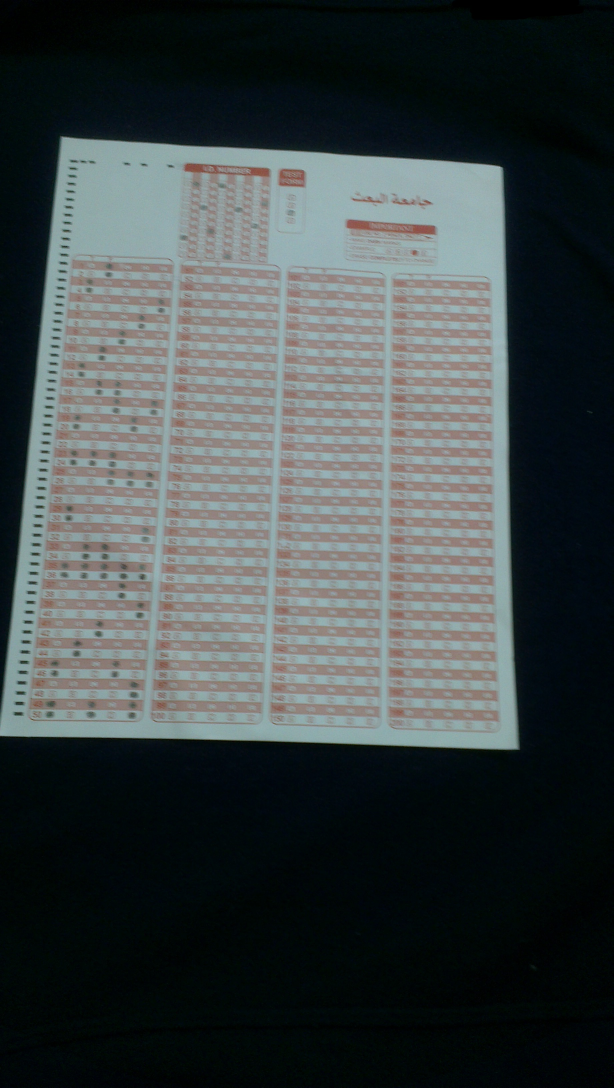
#> input picture data/in/12.jpg, 1840 x 3264 px (shown at 1/3 size)
$ python vertices_detection.py
#> lines starting #> are read from the running program, lines starting #| are printed output that depends on the picture; after the words box and inside, x2 and y2 are one past the last pixel; in counts of white or black regions, pixels touching at a corner belong together
import cv2
import numpy as np
import logging

from matplotlib import pyplot as plt
import matplotlib

# matplotlib.use('TKAgg')

from numpy.linalg import norm

from OmrExceptions import *

# from omr_utils import *

logging.basicConfig(level=logging.DEBUG)
logger = logging.getLogger(__name__)


def otsu_filter(img, blur_kernel=1):
    blur = cv2.medianBlur(img, blur_kernel, 0)  # TODO adjust the kernel
    _, th3 = cv2.threshold(blur, 0, 255, cv2.THRESH_BINARY + cv2.THRESH_OTSU)
    return th3


def crop_to_four(image, h=None, w=None):
    if h is None:
        h = int(image.shape[0] / 2)
    if w is None:
        w = int(image.shape[1] / 2)
    # h, w = half_height_width(image)
    return image[0:h, 0: w], \
           image[0: h, w:], \
           image[h:, 0:w], \
           image[h:, w:]


def check_side(side_nz_array):
    return side_nz_array[-1] - side_nz_array[0] == len(side_nz_array) - 1


def get_side(image, axis=1):
    side = np.argmax(image, axis=axis)
    if np.any(image):
        nz = np.nonzero(side)[0]
        if len(nz) > 0 and nz[-1] - nz[0] == len(nz) - 1:
            return side, side[nz], nz
    raise GetSideException(f"Get Side Exception on axis={axis}")


# [15 lines left out: function get_vertex, not called in this run]


def tp(arr):
    return arr[0], arr[1]


def get_vertex_crossing(image, axis, debug=False):
    side, side_nz, nz = get_side(image, axis)
    height, width = image.shape
    a = np.array([nz[0], image.shape[axis]])
    # b = np.array([nz[-1], side_nz[-1]])
    b = np.array([nz[-1], side_nz[-1]])
    point = get_max_distant_point(nz, side_nz, a, b)
    result = (point[axis], point[1 - axis])
    if debug:
        image = image.copy()
        print(f'a = {a}, b = {b}')
        cv2.circle(image, tp(a), 30, (255, 0, 255), 15)
        cv2.circle(image, tp(b), 30, (255, 0, 255), 15)
        plt.subplot(141), plt.imshow(image, 'gray'), plt.title(f'qtr axis={axis}')
        plt.subplot(142), plt.plot(side), plt.title(f'side')
        plt.subplot(143), plt.plot(side_nz), plt.title(f'side_nz')
        plt.subplot(144), plt.plot(nz, side_nz, 'r'), plt.title(f'result {result}')
        plt.show()
    return result  # point[axis], point[1 - axis]


def vertex(image, debug=False):
    for axis in [1, 0]:
        try:
            return get_vertex_crossing(image, axis, debug)
        except GetSideException:
            logger.debug(f"GetSideException axis={axis}")
    raise GetSideException(f"Both V & H sides exceptions")


def normalize_quarters(tpl):
    return tpl[0], \
           np.fliplr(tpl[1]), \
           np.flipud(tpl[2]), \
           tpl[3][::-1, ::-1]
    # np.fliplr(np.flipud(tpl[3]))


def get_max_distant_point(x, y, a=None, b=None):
    """
    Given "ab" line segment and collection of ordered points with coordinates x and y, choose the point
    which has the maximum distant from the line passes through "ab",
    if "a" and "b" were not given then set "a" point to be the first point of the collection
    and "b" point to be the last one

    :param x: np.array([int,...int]), x coordinates of points.
    :param y: np.array([int,...int]), y coordinates of points.
    :param a: np.array([int, int]), optional, edge of line segment,
        if None then set it to the first point (x0, y0)
    :param b: np.array([int, int]), optional, edge of line segment,
        if None then set it to the last point (x0, y0)
    :return:np.array([int, int]) max distant point from "ab" segment
    """
    if len(x) == 0 or len(y) == 0:
        raise Exception(f"len(x) = {len(x)}, len(y) = {len(y)}")
    if a is None:
        try:
            a = np.array([x[0], y[0]])
        except:
            print(f"x = {x}, y = {y}")

    if b is None:
        b = np.array([x[-1], y[-1]])
    points = np.column_stack((x, y))
    distances = [distance(a, b, p) for p in points]
    mx_index = np.argmax(distances)
    return x[mx_index], y[mx_index]


def distance(a, b, p):
    """Distance between point "p" and line of "ab"

    :param a: np.array([int, int]) first edge a of segment line "ab".
    :param b: np.array([int, int]) second edge a of segment line "ab"
    :param p: np.array([int, int])
    :return: real, the distance from point "p" to line passes through "ab" segment
    """
    if all(a == p) or all(b == p):  # TODO unnecessary check, write tests to test optimization benefit of it
        return 0
    return norm(np.cross(b - a, a - p)) / norm(b - a)


def vertices_stacked(vrtcs, height, width, h=None, w=None):
    if h is None:
        h = int(height / 2)
    if w is None:
        w = int(width / 2)
    return [vrtcs[0],
            (width - vrtcs[1][0], vrtcs[1][1]),
            (vrtcs[2][0], height - vrtcs[2][1]),
            (width - vrtcs[3][0], height - vrtcs[3][1])]


def vertices(image, debug=False):
    height, width = image.shape
    # h, w = int(height / 2), int(width / 2)
    # im_list = normalize_quarters(crop_to_four(image, h, w))
    im_list = normalize_quarters(crop_to_four(image))
    vrtcs = [vertex(im, debug) for im in im_list]
    print(vrtcs)
    if debug:
        for idx, img in enumerate(im_list):
            img = img.copy()
            cv2.circle(img, vrtcs[idx], 50, (255, 255, 255), 5)
            plt.subplot(221 + idx), plt.imshow(img, 'gray'), plt.title(f'q {idx + 1}')

        plt.show()
    # return vertices_stacked(vrtcs, height, width, h, w)
    return vertices_stacked(vrtcs, height, width)


def transform(img, vertices, shape, show=False):
    """
     Wrap the region of answer sheet inside "img" into new image image with fized size defined in "shape"

    :param img: opencv image, gray, contains the answer sheet
    :param vertices: List, four point vertices of the answer sheet
    :param shape: array[width, height], size of resulting image
    :param show: boolean, for debugging purposes TODO delete later
    :return: opencv image, fixed size as in shape
    """
    pts1 = np.float32(vertices)

    # pts2 = np.float32([[0, 0], [width, 0], [0, height], [width, height]])
    pts2 = np.float32([[0, 0], [shape[0], 0], [0, shape[1]], shape])

    m_transform = cv2.getPerspectiveTransform(pts1, pts2)
    dst = cv2.warpPerspective(img, m_transform, tuple(shape))

    if show:  # TODO delete later
        plt.subplot(121), plt.imshow(img, 'gray'), plt.title('Input')
        plt.subplot(122), plt.imshow(dst, 'gray'), plt.title('Output')
        plt.show()
    return dst


def crop_margin(image, y_margin, x_margin=None):
    if x_margin is None:
        x_margin = y_margin
    return image[y_margin:-y_margin, x_margin: -x_margin]


def border_filter(img):
    return otsu_filter(img, blur_kernel=17)


def get_sheet(img, debug=False):
    img_otsu = border_filter(img)
    vtcs = vertices(img_otsu, debug)
    image_vis = transform(img, vtcs, (1020, 1520), show=False)
    image_vis = crop_margin(image_vis, 10)
    plt.imshow(image_vis, 'gray')
    plt.show()
    return image_vis


def test():
    file_path = '../data/in/12.jpg'
    img = cv2.imread(file_path, 0)
    get_sheet(img, False)
#> in otsu_filter, `_, th3 = cv2.threshold(blur, 0, 255, cv2.THRESH_BINARY + cv2.THRESH_OT..`:
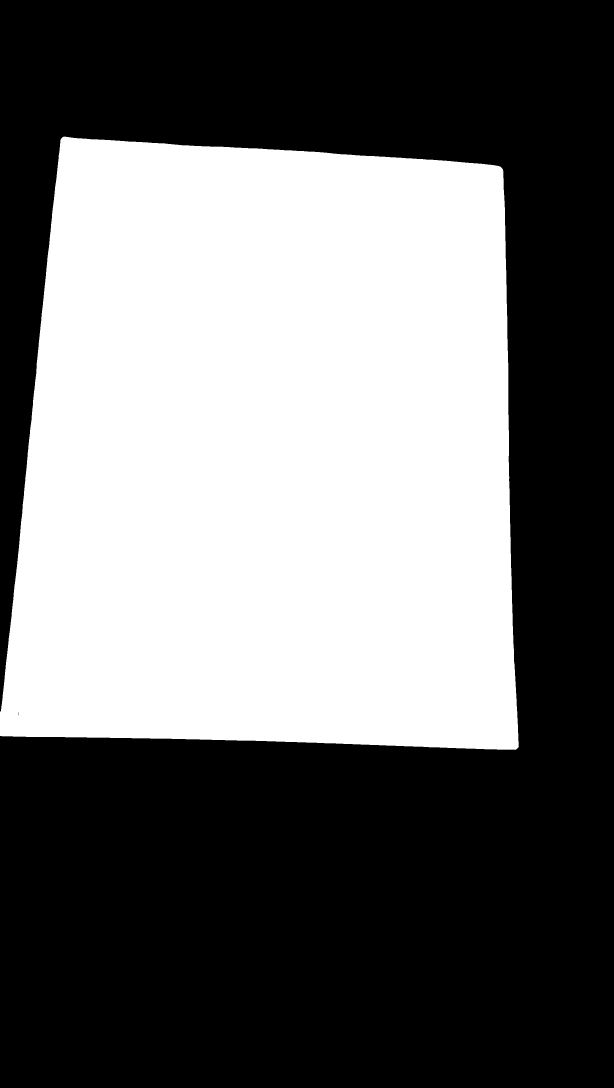
#> th3: shape (3264, 1840) (shown at 1/3 size); 42.6% white; 1 white region, box (x1, y1, x2, y2) and area: (0, 410, 1556, 2249) 2559177
#> in vertices, `vrtcs = [vertex(im, debug) for im in im_list]`: vrtcs = [(182, 417), (331, 508), (0, 1056), (284, 1022)]
#| [(182, 417), (331, 508), (0, 1056), (284, 1022)]
#> in get_sheet, `vtcs = vertices(img_otsu, debug)`: vtcs = [(182, 417), (1509, 508), (0, 2208), (1556, 2242)]
#> in transform, `pts1 = np.float32(vertices)`: pts1 = [[182, 417], [1509, 508], [0, 2208], [1556, 2242]]
#> in transform, `m_transform = cv2.getPerspectiveTransform(pts1, pts2)`: m_transform = [[0.762, 0.0775, -171], [-0.0702, 1.02, -414], [-3.36e-05, 9.71e-05, 1]]
#> in transform, `dst = cv2.warpPerspective(img, m_transform, tuple(shape))`:
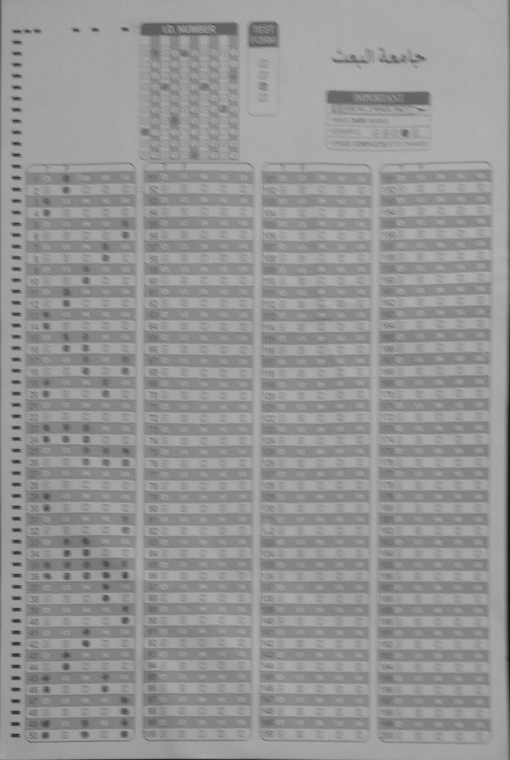
#> dst: shape (1520, 1020) (shown at 1/2 size); min 4, max 187, mean 149.2
#> in crop_margin, `return image[y_margin:-y_margin, x_margin: -x_margin]`:
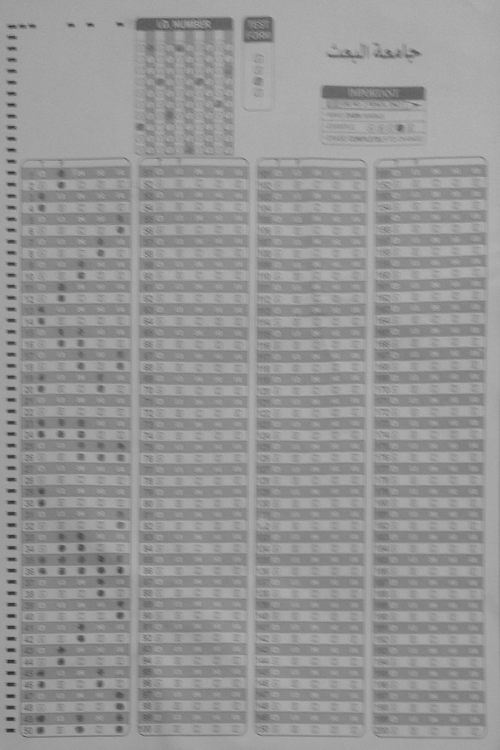
#> returned value: shape (1500, 1000) (shown at 1/2 size); min 27, max 187, mean 149.5


if __name__ == '__main__':
    import timeit
    print(timeit.timeit(test, number=1))

$ run again, with data/in/01.jpg copied over data/in/12.jpg
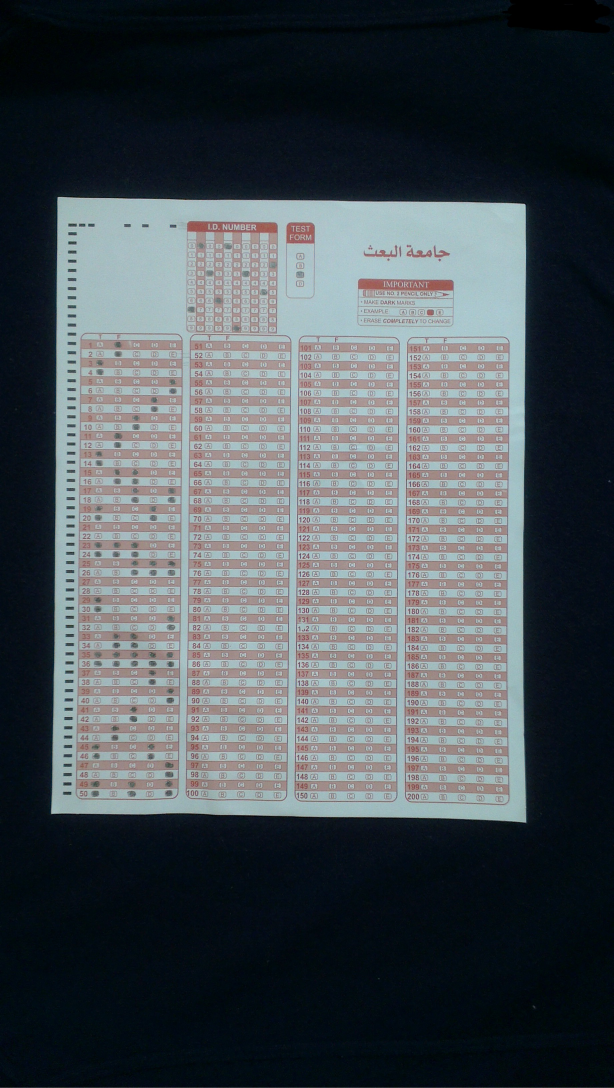
#> input picture data/in/01.jpg, 1840 x 3264 px (shown at 1/3 size)
#> in otsu_filter, `_, th3 = cv2.threshold(blur, 0, 255, cv2.THRESH_BINARY + cv2.THRESH_OT..`:
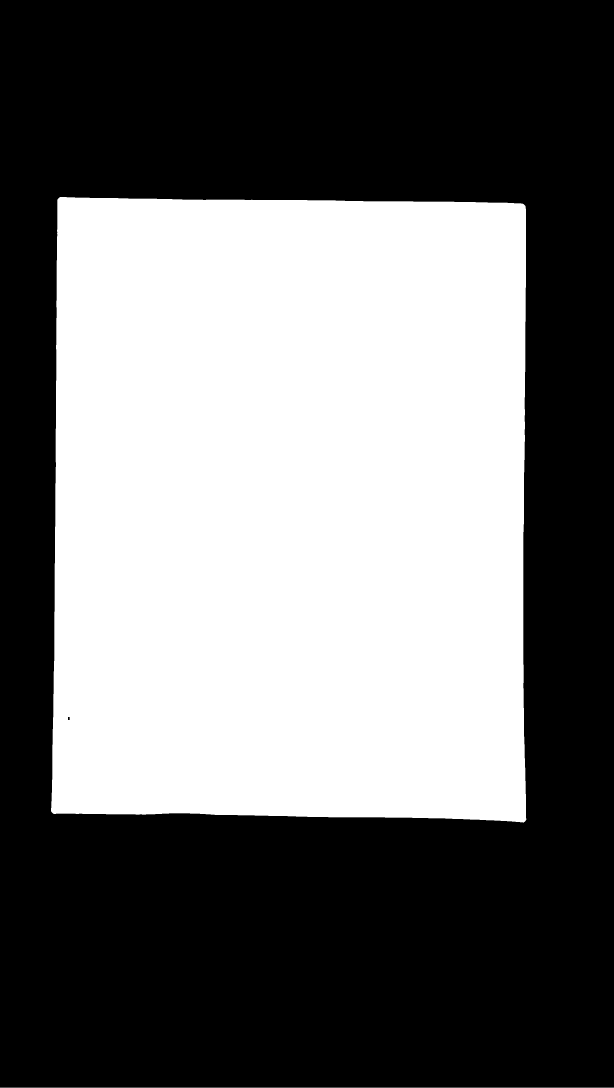
#> th3: shape (3264, 1840) (shown at 1/3 size); 43.4% white; 2 white regions, box (x1, y1, x2, y2) and area: (153, 591, 1579, 2468) 2604070, (0, 3263, 1840, 3264) 1840
#> vrtcs = [(173, 597), (264, 617), (154, 828), (263, 801)]
#| [(173, 597), (264, 617), (154, 828), (263, 801)]
#> vtcs = [(173, 597), (1576, 617), (154, 2436), (1577, 2463)]
#> pts1 = [[173, 597], [1576, 617], [154, 2436], [1577, 2463]]
#> m_transform = [[0.733, 0.00758, -131.4], [-0.012, 0.842, -500.9], [2.47e-06, 7.82e-06, 1]]
#> in crop_margin, `return image[y_margin:-y_margin, x_margin: -x_margin]`:
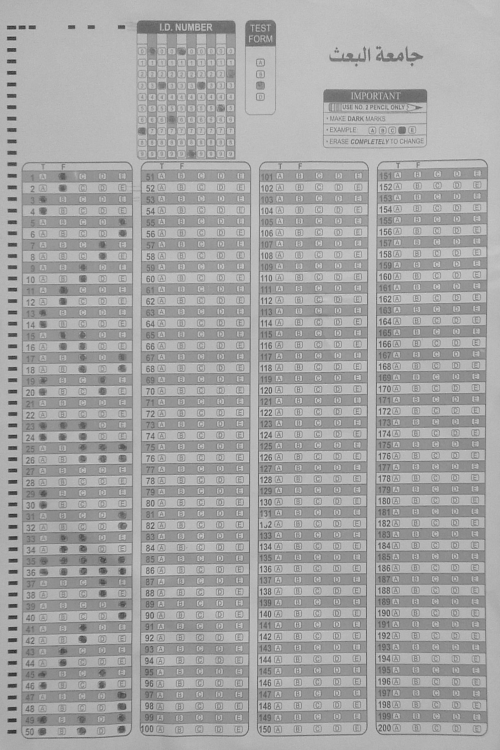
#> returned value: shape (1500, 1000) (shown at 1/2 size); min 19, max 228, mean 164.2

$ run again, with data/in/02.jpg copied over data/in/12.jpg
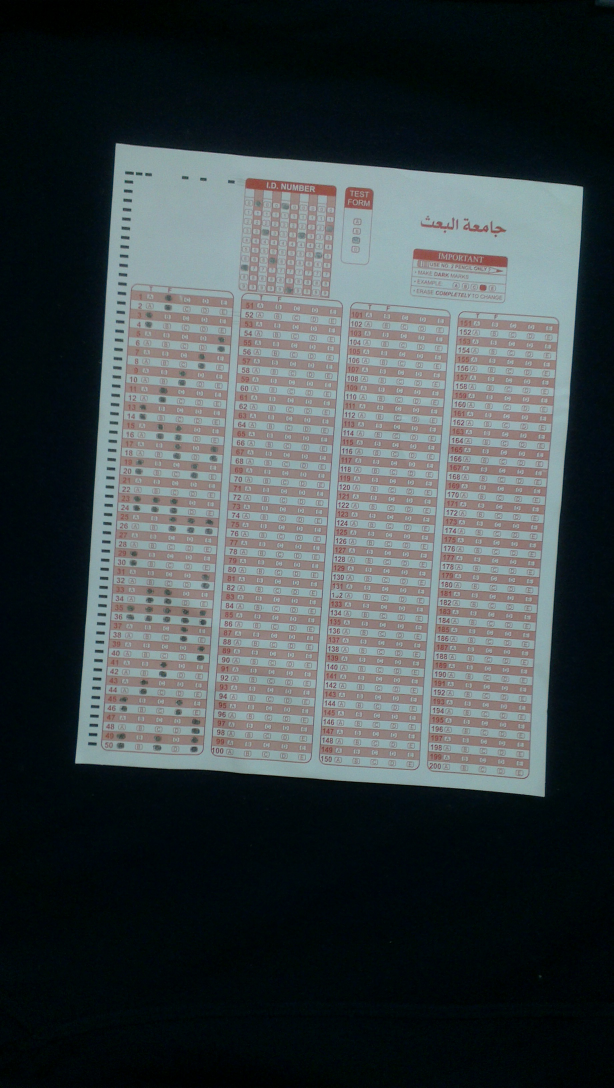
#> input picture data/in/02.jpg, 1840 x 3264 px (shown at 1/3 size)
#> in otsu_filter, `_, th3 = cv2.threshold(blur, 0, 255, cv2.THRESH_BINARY + cv2.THRESH_OT..`:
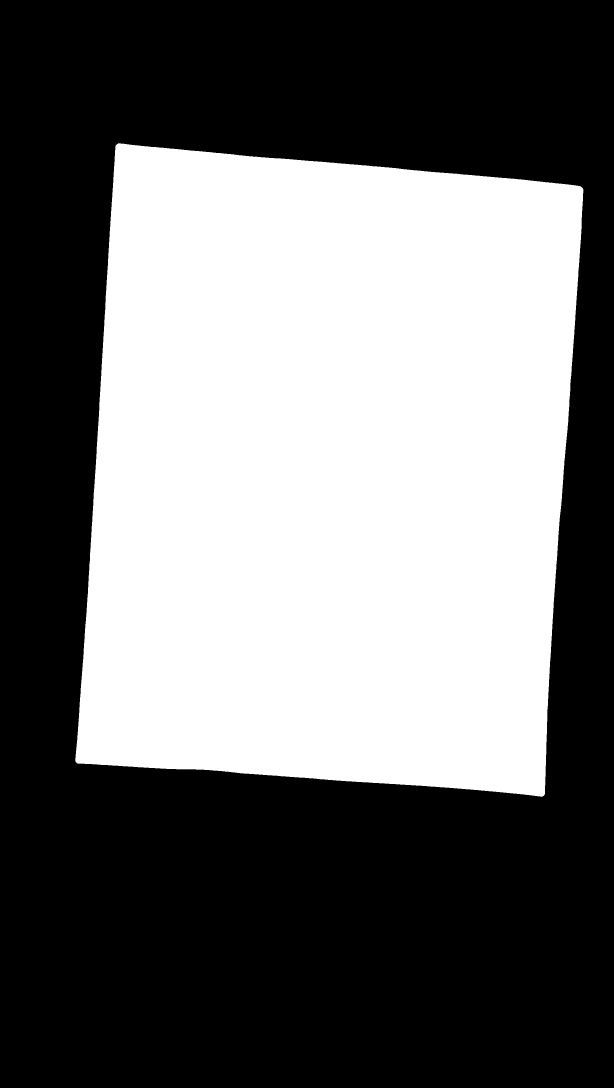
#> th3: shape (3264, 1840) (shown at 1/3 size); 43.2% white; 1 white region, box (x1, y1, x2, y2) and area: (226, 430, 1750, 2390) 2592652
#> vrtcs = [(347, 436), (91, 565), (227, 978), (207, 878)]
#| [(347, 436), (91, 565), (227, 978), (207, 878)]
#> vtcs = [(347, 436), (1749, 565), (227, 2286), (1633, 2386)]
#> pts1 = [[347, 436], [1749, 565], [227, 2286], [1633, 2386]]
#> m_transform = [[0.709, 0.046, -266.1], [-0.075, 0.815, -329.3], [-1.12e-05, 9.52e-08, 1]]
#> in crop_margin, `return image[y_margin:-y_margin, x_margin: -x_margin]`:
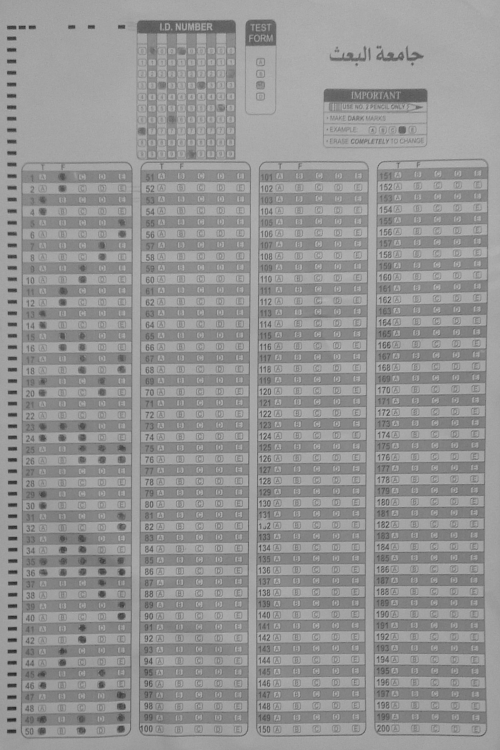
#> returned value: shape (1500, 1000) (shown at 1/2 size); min 23, max 197, mean 148.3
